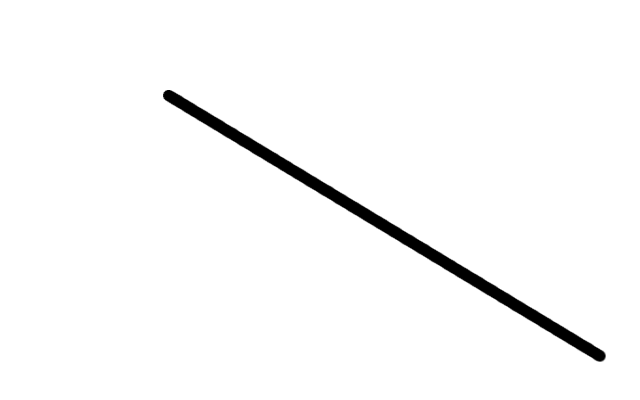
%> input picture ex09/line.png, 640 x 400 px
$ octave ex3.m   (GNU Octave 9; MATLAB toolbox functions it lacks are replaced by stand-ins)
%> lines starting %> are read from the running program, lines starting %| are printed output that depends on the picture
BW = 1256 - imread('line.png');
%> BW: size 400x640 uint8; every value is 255

theta = 0:179;
[R,xp] = radon(BW,theta);
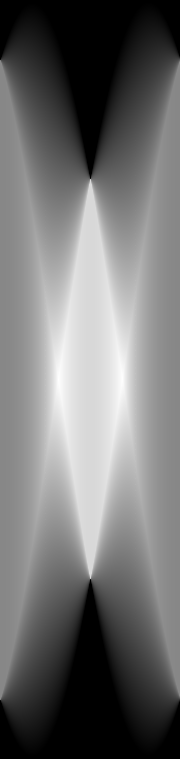
%> R: size 759x180 double; min 0, max 192274.2, mean 86007.9; drawn with min black and max white
%> xp = 759 values from -379 to 379
figure, imagesc(theta, xp, R); colormap(hot);
xlabel('\theta (degrees)'); ylabel('x\prime');
title('R_{\theta} (x\prime)');
colorbar
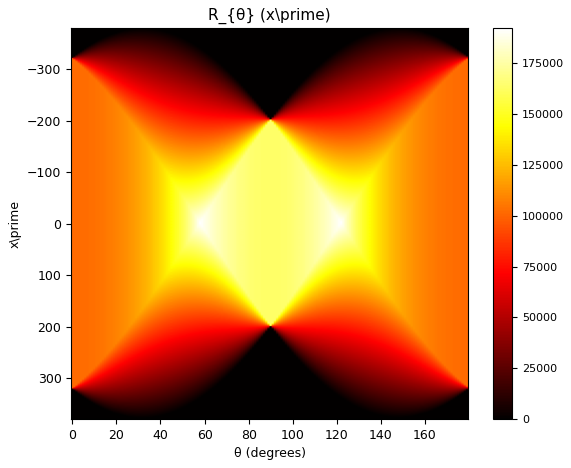
%> figure redrawn from the program's plot data
